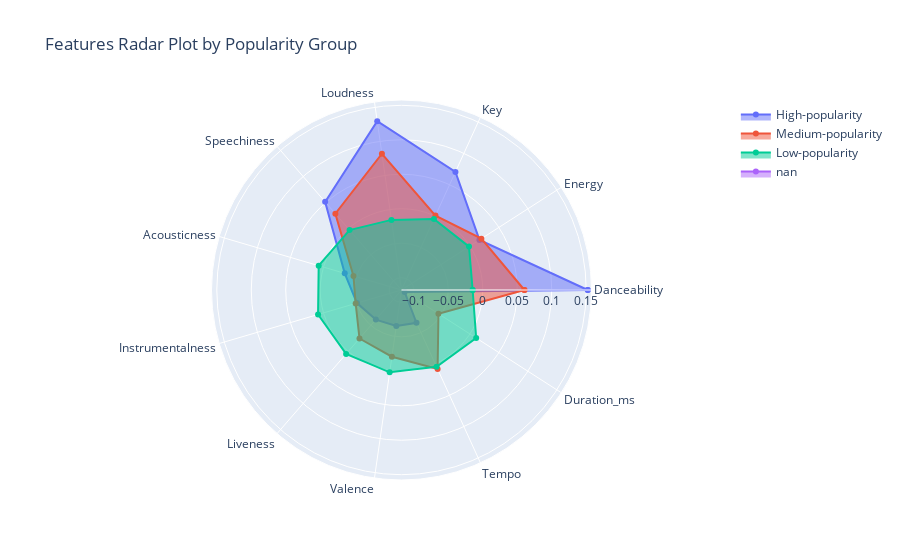

The cell this chart's notebook holds for it:
### Code cell
import pandas as pd
import numpy as np
from sklearn.preprocessing import StandardScaler
import plotly.graph_objects as go


num_cols = df_cleaned.select_dtypes(include=['int64', 'float64']).columns

num_cols = num_cols.drop(['Stream', 'Comments', 'Likes', 'Views'])


scaler = StandardScaler()


df_scaled = pd.DataFrame(scaler.fit_transform(df_cleaned[num_cols]), columns=num_cols)


df_scaled['Popularity_Index'] = df_cleaned['Popularity_Index']


traces = []

for cat in df_scaled['Popularity_Index'].unique():
    data = df_scaled[df_scaled['Popularity_Index'] == cat][num_cols].mean().tolist()
    trace = go.Scatterpolar(
        r=data + data[:1],
        theta=num_cols.tolist() + [num_cols[0]],
        fill='toself',
        name=cat
    )
    traces.append(trace)

# Create the layout
layout = go.Layout(
    polar=dict(
        radialaxis=dict(visible=True),
    ),
    showlegend=True,
    title='Features Radar Plot by Popularity Group '
)

# Create the figure
fig = go.Figure(data=traces, layout=layout)

# Show the figure
fig.show()

### Figure 1 — Plotly figure (JSON) as saved in the notebook; plotly's stock layout.template omitted (floating-point values rounded to 4 significant figures)
{"data": [{"fill": "toself", "name": "High-popularity", "r": [0.1523, 0.01648, 0.07045, 0.1295, 0.05124, -0.03208, -0.05058, -0.06107, -0.06509, -0.06554, -0.1125, 0.1523], "theta": ["Danceability", "Energy", "Key", "Loudness", "Speechiness", "Acousticness", "Instrumentalness", "Liveness", "Valence", "Tempo", "Duration_ms", "Danceability"], "type": "scatterpolar"}, {"fill": "toself", "name": "Medium-popularity", "r": [0.06038, 0.0198, 0.000704, 0.08178, 0.02858, -0.04526, -0.04861, -0.02483, -0.02016, 0.008177, -0.05421, 0.06038], "theta": ["Danceability", "Energy", "Key", "Loudness", "Speechiness", "Acousticness", "Instrumentalness", "Liveness", "Valence", "Tempo", "Duration_ms", "Danceability"], "type": "scatterpolar"}, {"fill": "toself", "name": "Low-popularity", "r": [-0.01471, -0.001518, -0.00475, -0.01516, -0.00286, 0.007282, 0.008243, 0.004812, 0.002734, 0.004462, 0.01085, -0.01471], "theta": ["Danceability", "Energy", "Key", "Loudness", "Speechiness", "Acousticness", "Instrumentalness", "Liveness", "Valence", "Tempo", "Duration_ms", "Danceability"], "type": "scatterpolar"}, {"fill": "toself", "name": "nan", "r": [null, null, null, null, null, null, null, null, null, null, null, null], "theta": ["Danceability", "Energy", "Key", "Loudness", "Speechiness", "Acousticness", "Instrumentalness", "Liveness", "Valence", "Tempo", "Duration_ms", "Danceability"], "type": "scatterpolar"}], "layout": {"polar": {"radialaxis": {"visible": true}}, "showlegend": true, "title": {"text": "Features Radar Plot by Popularity Group "}}}
